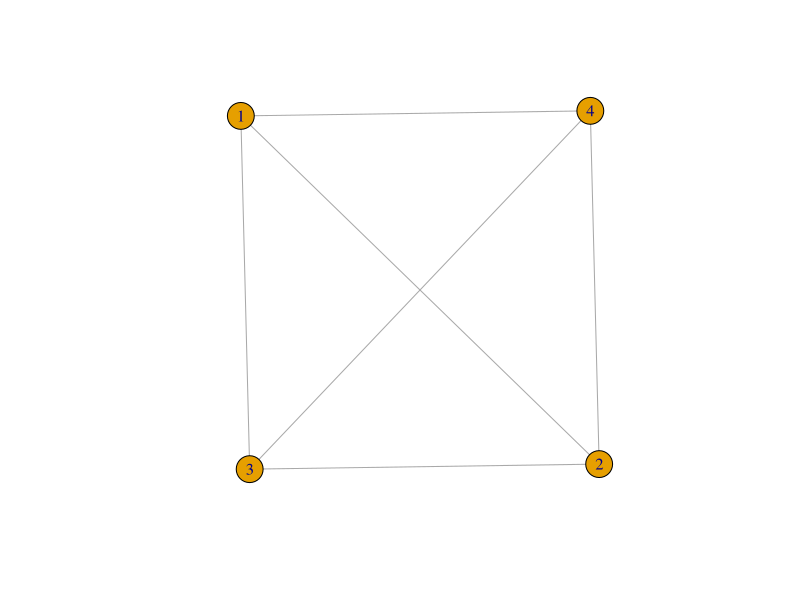
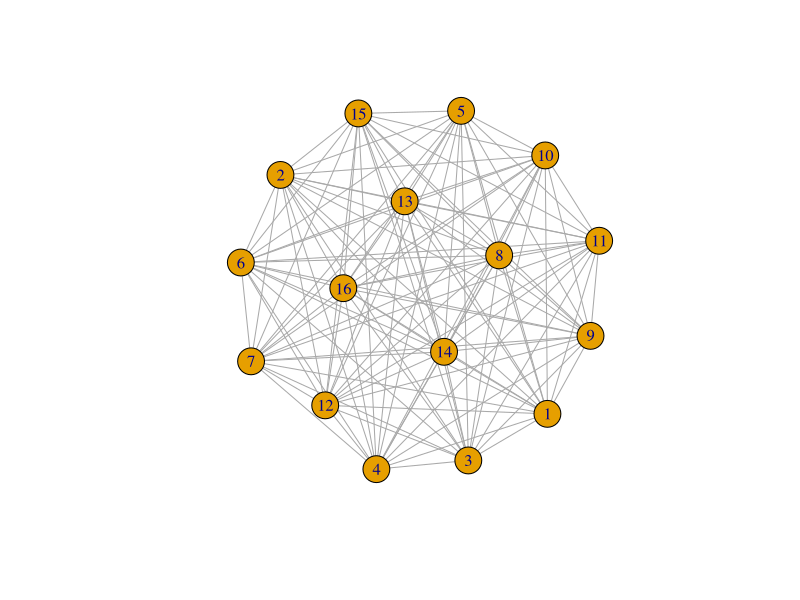
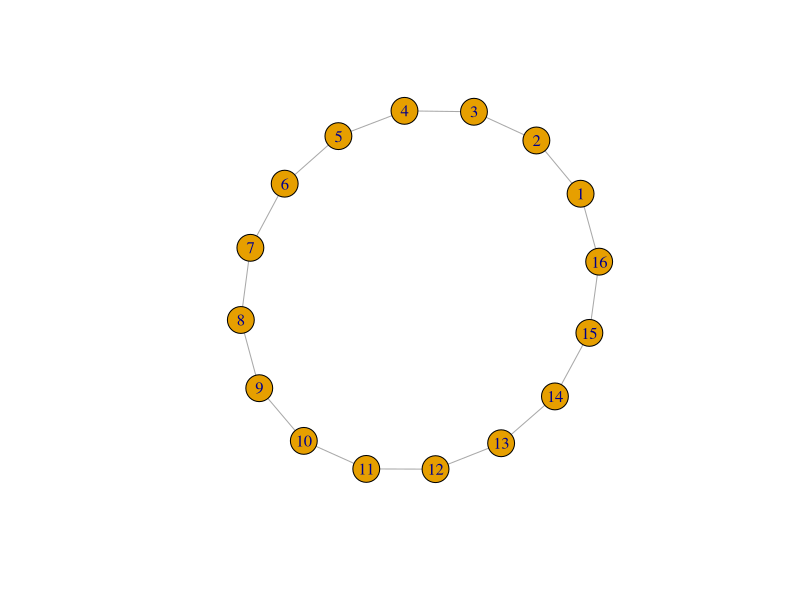
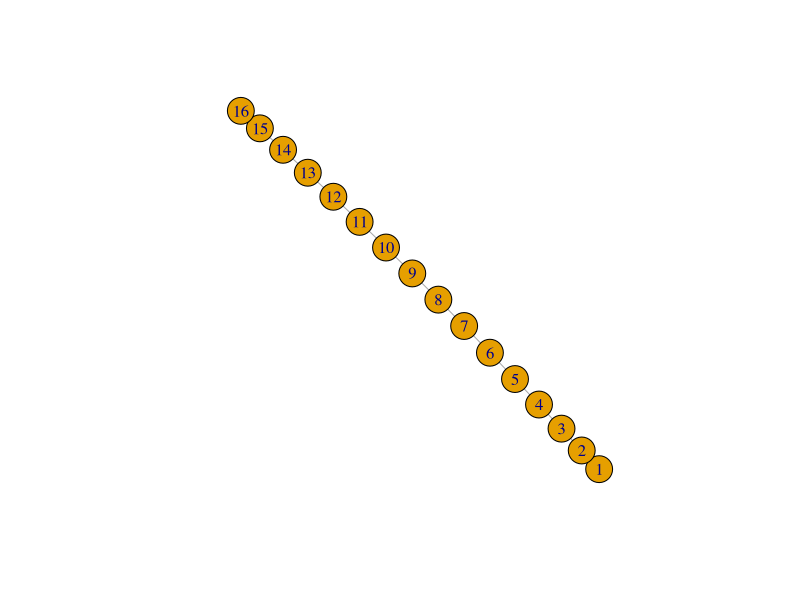
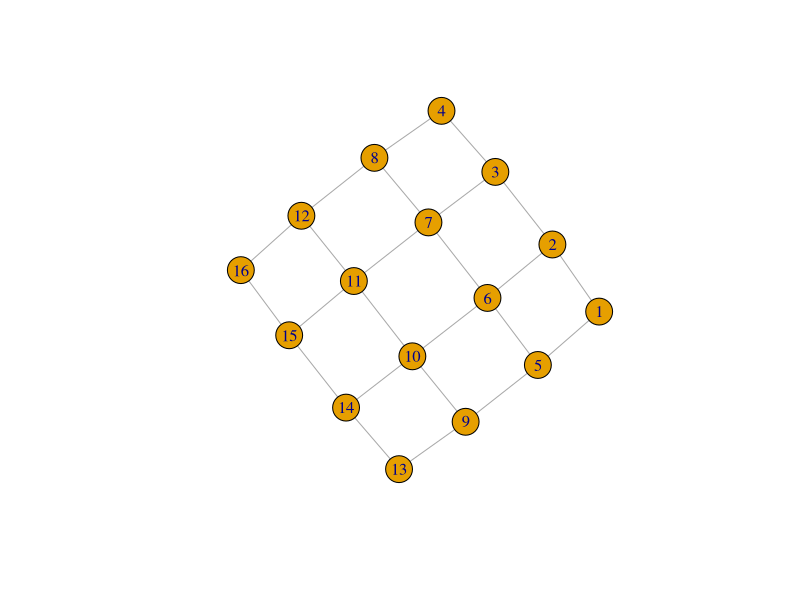
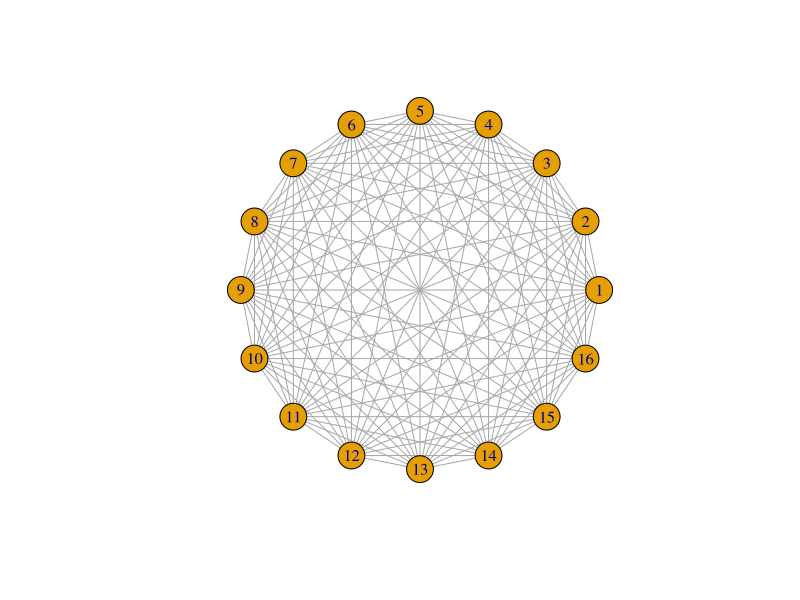
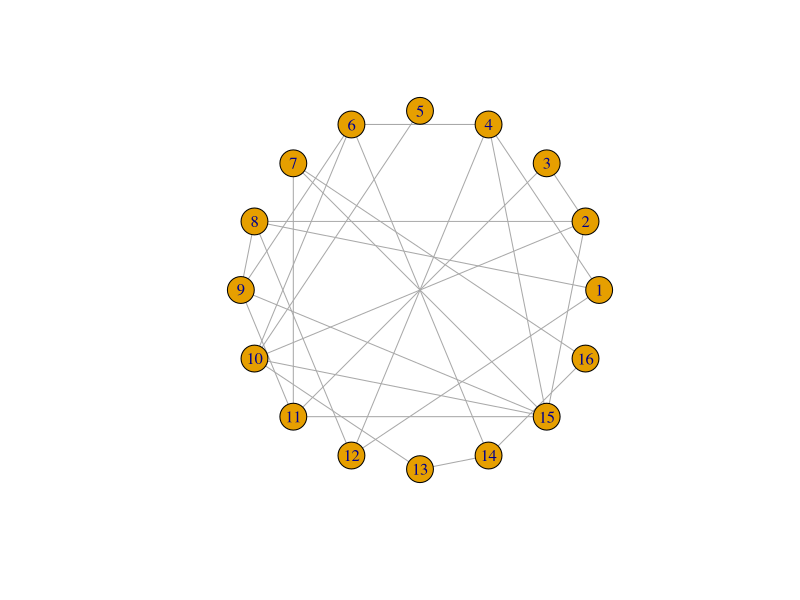
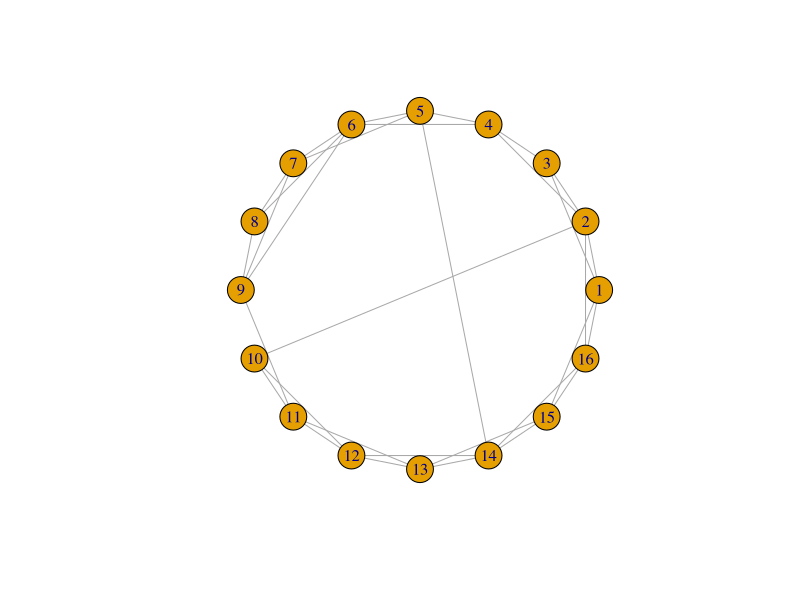

Reproduce these figures in R, in order.
## ---- chunk 1
library(igraph) # For network functionality
library(data.table)
library(ggplot2)
## ---- chunk 2
# Complete graph with 4 nodes
gr <- make_full_graph(4)
print(gr)
plot(gr)
## ---- chunk 3
gr <- make_full_graph(16)
plot(gr)
gr <- make_ring(16)
plot(gr)
gr <- make_ring(16, circular = FALSE)
plot(gr)
gr <- make_lattice(c(4, 4))
plot(gr)
## ---- chunk 4
plot(make_full_graph(16), layout = layout_in_circle)
plot(sample_gnp(16, 0.2), layout = layout_in_circle)
## ---- chunk 5
plot(sample_smallworld(1, 16, 2, 0.1), layout = layout_in_circle)
## ---- chunk 6
plot(sample_pa(16, directed = FALSE))
## ---- chunk 7
network <- make_lattice(c(5, 5))
print(network)
plot(network)
## ---- chunk 8
vcount(network)
ecount(network)
degree(network)
## ---- chunk 9
network$layout <- layout_on_grid(network)
print(network)
plot(network)
## ---- chunk 10
V(network)$color <- "azure"
E(network)$color <- "pink"
plot(network) # lovely
## ---- chunk 11
V(network)[[]]
E(network)[[]]
## ---- chunk 12
network
## ---- chunk 13
V(network)[12]$color <- "orange"
plot(network)

V(network)[color == "orange"]$color <- "pink"
plot(network)
## ---- chunk 14
V(network)[.nei(color == "pink")]$color <- "pink"
plot(network)
## ---- chunk 15
V(network)$label <- NA        # text label for the vertices (set to NA for no labels)
V(network)$size <- 5          # size of vertex markers
V(network)$shape <- "square"  # shape of markers
plot(network)
# See ?igraph.plotting for more.
## ---- chunk 16
network <- make_lattice(c(5, 5))
## ---- chunk 17
V(network)$state <- "S"
V(network)[1]$state <- "I"

# Pick plotting colours
colours <- c(S = "lightblue", I = "red", R = "pink")

# Print and loop through time steps
t_max <- 10
for (t in 1:t_max)
{
	# Plot network
	plot(network, 
		vertex.color = colours[V(network)$state], 
		layout = layout_on_grid,
		main = paste("t = ,", t))
	
	# Pause so we can see animation
	Sys.sleep(1.0)
	
	# Find "infector" vertices
	infectors <- V(network)[state == "I"]
	
	# Infect susceptible neighbours of infectors
	V(network)[.nei(infectors) & state == "S"]$state <- "I"
	
	# Recover infectors
	V(network)[infectors]$state <- "R"
}
## ---- chunk 18
library(igraph)
library(data.table)
library(ggplot2)
## ---- chunk 19
create_network <- function(n, d, layout = layout_nicely)
{
	# Create the network by preferential attachment, passing on the parameters 
	# n and power
	network <- sample_pa(n, d, directed = FALSE)

    # Add the "state" attribute to the vertices of the network, which can be
	# "S", "I", "R", or "V". 
	# Start out everyone as susceptible ...
    V(network)$state <- "S"
    # ... except make 5 random individuals infectious.
    V(network)$state[sample(vcount(network), 5, prob = degree(network))] <- "I"

    # Reorder vertices so they go in order from least to most connected. This
    # is to help with degree-targeted vaccination, and also to make the 
    # most connected vertices plot on top so they don't get hidden. 
	network <- permute(network, rank(degree(network), ties.method = "first"))
    # Set the network layout so it doesn't change every time it's plotted.
    network$layout <- layout(network)
    
    return (network)
}

## See how the parameter d to create_network changes the network structure
net <- create_network(40, 0)
plot(net)

net <- create_network(40, 1)
plot(net)

net <- create_network(40, 2)
plot(net)
